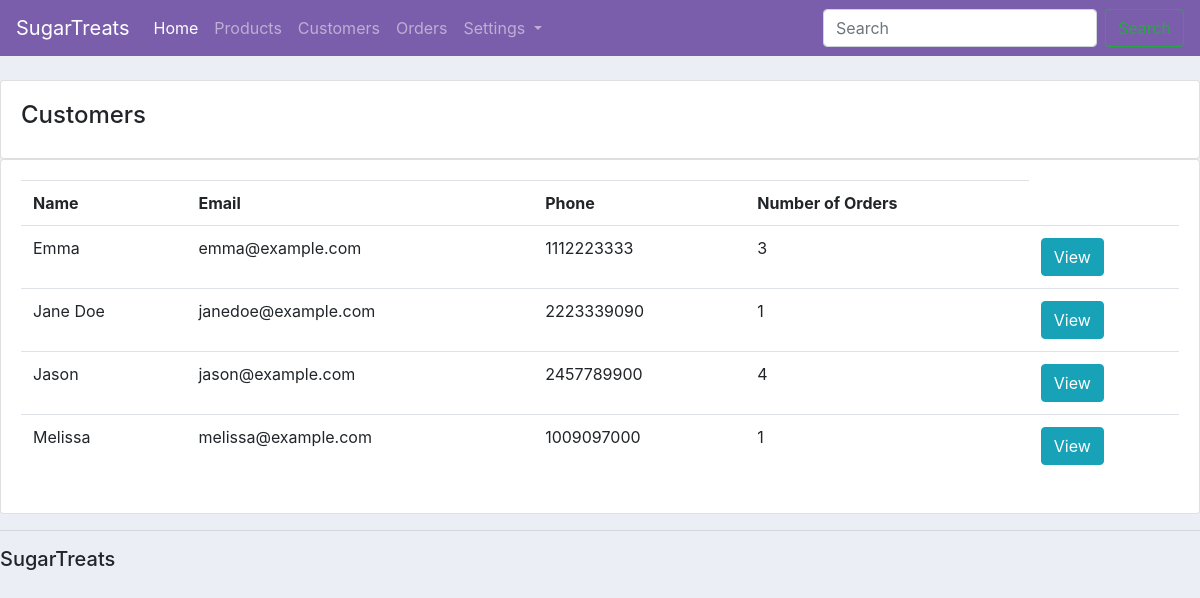
The app's page /customers/ with its own data.
### ecomm/models.py (models this page shows, shortened)
class Customer(models.Model):
    name = models.CharField(max_length=200, null=True)
    email = models.EmailField(null=True)
    phone = models.CharField(max_length=200, null=True)
    date_created = models.DateTimeField(auto_now_add=True, null=True)

### ecomm/views.py (the view)
# urls.py: path("customers/", views.customers, name = "customers"),
def customers(request):
    customers = Customer.objects.all().order_by("name")
    context = {"customers": customers}
    return render(request, "ecomm/customers.html", context)

### ecomm/templates/ecomm/customers.html
{% extends "ecomm/main.html" %}
{% block content %}
<br>
<div class = "row">
    <div class ="col-md">
        <div class = "card card-body">
            <h4>Customers</h4>
        </div>
        <div class = "card card-body">
            <table class = "table">
                <tr>
                    <th>Name</th>
                    <th>Email</th>
                    <th>Phone</th>
                    <th>Number of Orders</th>
                </tr>
                {% for customer in customers %}
                    <tr>
                        <td>{{customer.name}}</td>
                        <td>{{customer.email}}</td>
                        <td>{{customer.phone}}</td>
                        <td>{{customer.orders.count}}</td>
                        <td><a class = "btn btn-small btn-info" href="{% url 'profile' customer.id %}">View</a></td>
                    </tr>
                {% endfor %}
            </table>
        </div>
    </div>
</div>
{% endblock content %}

### static/css/main.css (style rules this page uses)
body { background-color: #ebeff5; }

### records on screen
Customer: name "Emma", email "emma@example.com", phone "1112223333", orders.count "3"
Customer: name "Jane Doe", email "janedoe@example.com", phone "2223339090", orders.count "1"
Customer: name "Jason", email "jason@example.com", phone "2457789900", orders.count "4"
Customer: name "Melissa", email "melissa@example.com", phone "1009097000", orders.count "1"
